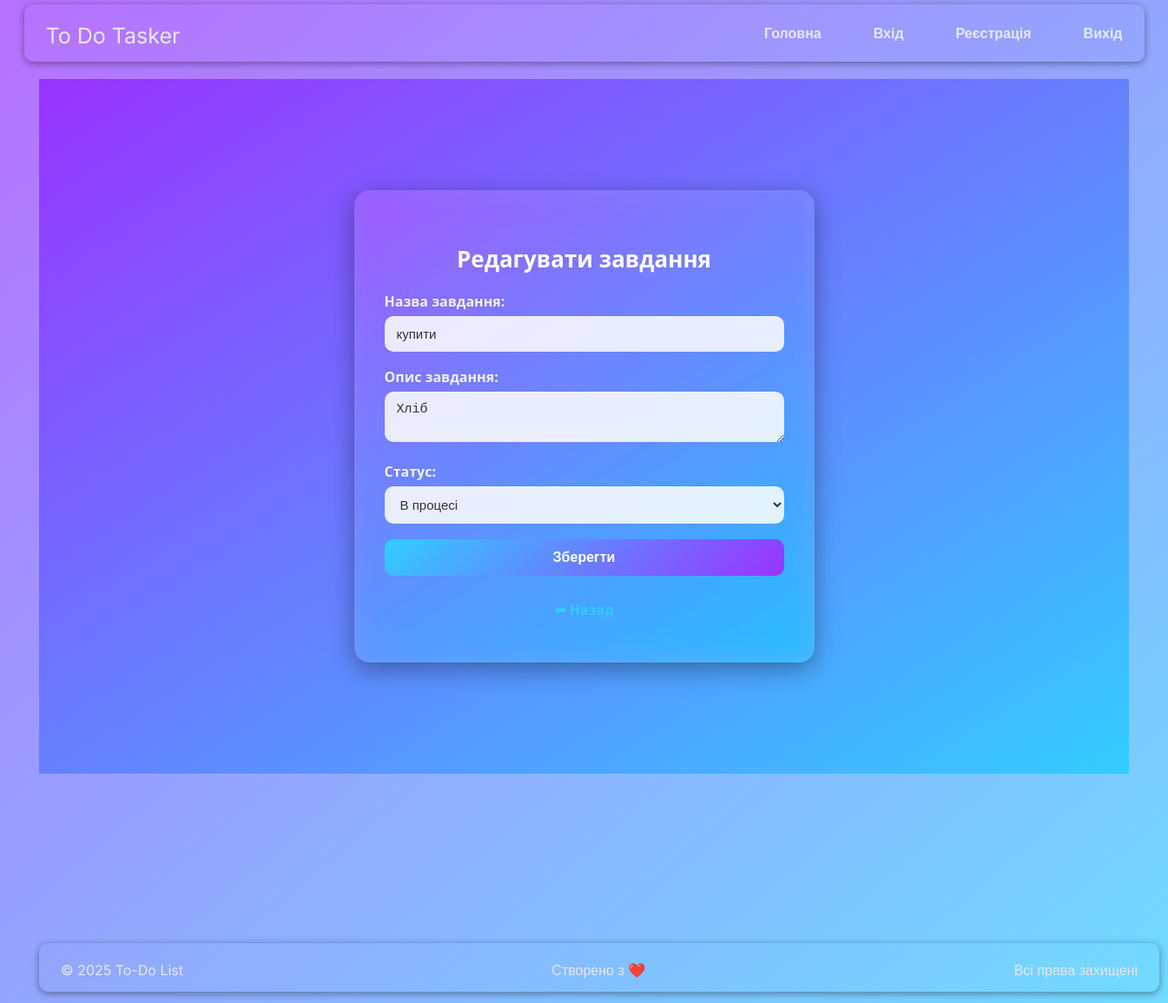
Page /edit/11 (signed in) on the committed database.
### models/task.py (models this page shows, shortened)
class Task(Base):
    __tablename__ = "tasks"
    id: Mapped[int] = mapped_column(Integer, primary_key=True, index=True)
    title: Mapped[str] = mapped_column(String, nullable=False)
    description: Mapped[str] = mapped_column(String, nullable=False)
    status: Mapped[str] = mapped_column(String, default="new")
    user_id: Mapped[int] = mapped_column(ForeignKey("users.id"), nullable=True)
    user: Mapped["User"] = relationship("User", back_populates="tasks")

### app.py (the view, shortened to what this page needs)
@app.route("/edit/<int:task_id>", methods=["GET", "POST"])
def edit_task(task_id):
    if "user_id" not in session:
        return redirect(url_for("login"))
    with SessionLocal() as db:
        task = db.query(Task).filter(
            Task.id == task_id,
            Task.user_id == session["user_id"]
        ).first()
        if not task:
            return "Завдання не знайдено", 404
    return render_template("task_form.html", mode="edit", task=task)

### templates/task_form.html (shortened to what this page needs)
{% extends "base.html" %}
{% block content %}
<div class="body_task_form">
  <div class="task_form-box">
    <h2>
      {% if mode == 'add' %}Додати завдання{% else %}Редагувати завдання{% endif %}
    </h2>
    <form method="post">
      <div>
        <label>Назва завдання:</label>
        <input type="text" name="title" value="{{ task.title if task else '' }}" required>
      </div>
      <div>
        <label>Опис завдання:</label>
        <textarea name="description" required>{{ task.description if task else '' }}</textarea>
      </div>
      <div>
        <label>Статус:</label>
        <select name="status" required>
          <option value="in_progress" {% if task and task.status == 'in_progress' %}selected{% endif %}>В процесі</option>
        </select>
      </div>
      <button type="submit">
        {% if mode == 'add' %}Додати{% else %}Зберегти{% endif %}
      </button>
    </form>
    <p class="text-center">
      <a href="{{ url_for('tasks_page', q=request.args.get('q'), status=request.args.get('status')) }}">
      </a>
    </p>
  </div>
</div>
{% endblock %}

### static/css/styles.css (style rules this page uses)
body { margin: 0; padding: 0; font-family: 'Inter', sans-serif; background: linear-gradient(to top left, rgba(51, 204, 255, 0.7), rgba(153, 51, 255, 0.7)), url('https://images.unsplash.com/photo-1508780709619-79562169bc64?auto=format&fit=crop&w=1920&q=80'); background-size: cover; background-position: center; background-attachment: fixed; }
p { text-align: center; margin-bottom: 10px; color: #e5e7eb; }
.body_task_form { display: flex; justify-content: center; align-items: center; min-height: 100vh; margin: 0; background: linear-gradient(to top left, #33ccff 0%, #9933ff 100%); font-family: 'Segoe UI', Tahoma, Geneva, Verdana, sans-serif; }
.task_form-box { background: rgba(255, 255, 255, 0.12); backdrop-filter: blur(16px) saturate(180%); -webkit-backdrop-filter: blur(16px) saturate(180%); border-radius: 18px; padding: 40px 35px; width: 460px; box-shadow: 0 8px 28px rgba(0, 0, 0, 0.35); color: #fff; }
.task_form-box h2 { font-size: 26px; font-weight: 700; text-align: center; margin-bottom: 20px; color: #fff; }
.task_form-box label { display: block; text-align: left; font-weight: 600; margin-bottom: 6px; color: #f1f1f1; }
.task_form-box input, .task_form-box textarea, .task_form-box select { width: 100%; box-sizing: border-box; padding: 12px 14px; margin-bottom: 18px; border: none; border-radius: 10px; font-size: 15px; color: #333; background: rgba(255, 255, 255, 0.85); outline: none; transition: all 0.3s ease; }
.task_form-box button { width: 100%; padding: 12px; border: none; border-radius: 10px; background: linear-gradient(135deg, #33ccff, #9933ff); color: #fff; font-size: 16px; font-weight: 600; cursor: pointer; transition: 0.3s ease; }
.task_form-box a { display: inline-block; margin-top: 12px; color: #33ccff; font-weight: 600; text-decoration: none; transition: 0.3s; }

### rows in the picture
Task: title "купити", description "Хліб", status "В процесі"
